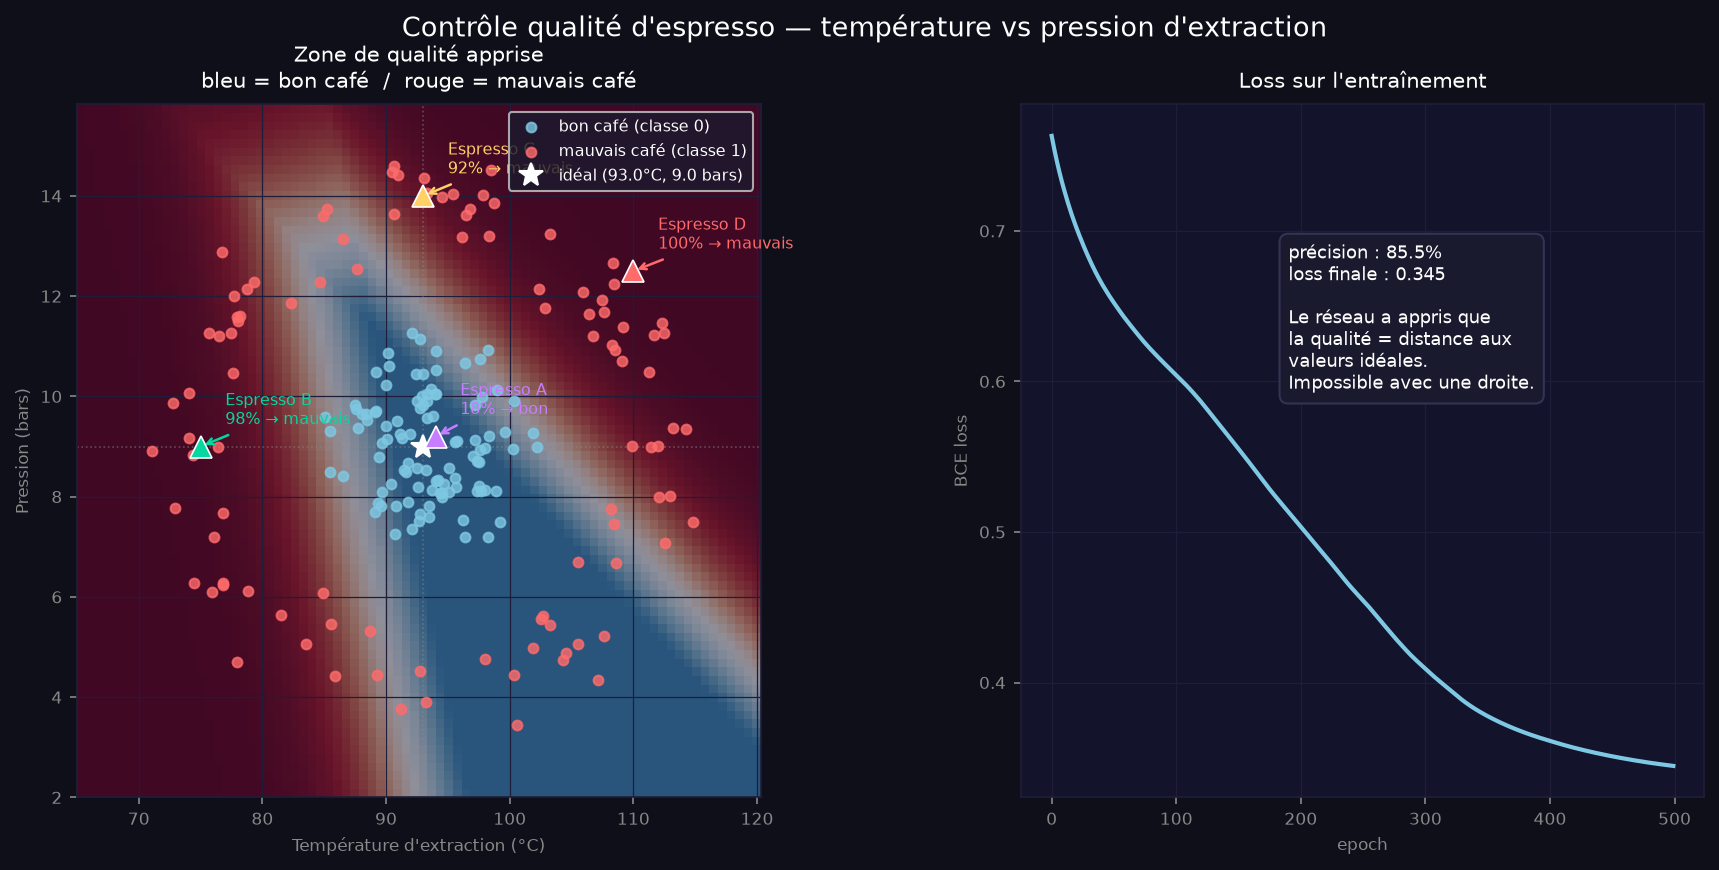

Generate this figure with Python:
"""
Cas concret : contrôle qualité d'espresso.
Un café est bon si sa température et sa pression sont proches des valeurs idéales.
Il est mauvais si l'une des deux est trop extrême dans n'importe quelle direction.

Run:  python example.py
Output: example.png
"""
import math
import random
import os
import sys
import matplotlib.pyplot as plt
import matplotlib.gridspec as gridspec

sys.path.insert(0, os.path.join(os.path.dirname(__file__), ".."))
from main import train, forward

BG, AX_BG, GRID = "#0f0f1a", "#13132b", "#1e1e3a"

def _style(ax, title):
    ax.set_facecolor(AX_BG)
    ax.set_title(title, color="white", fontsize=10, pad=8)
    ax.tick_params(colors="#888888", labelsize=8)
    for spine in ax.spines.values():
        spine.set_edgecolor(GRID)
    ax.grid(color=GRID, linewidth=0.6)


# ─────────────────────────────────────────────
# MAPPING  espace normalisé  <->  unités réelles
#
# Valeurs idéales : 93°C, 9 bars
# 1 unité normalisée = 8°C  /  2 bars
# ─────────────────────────────────────────────
TEMP_CENTER, TEMP_SCALE = 93.0, 8.0   # °C
PRES_CENTER, PRES_SCALE =  9.0, 2.0   # bars

def to_norm(temp, pres):
    return [(temp - TEMP_CENTER) / TEMP_SCALE,
            (pres - PRES_CENTER) / PRES_SCALE]

def to_real(x_norm):
    return [TEMP_CENTER + x_norm[0] * TEMP_SCALE,
            PRES_CENTER + x_norm[1] * PRES_SCALE]


# ─────────────────────────────────────────────
# DONNÉES
# Bon café   (classe 0) : r faible  — proche des valeurs idéales
# Mauvais    (classe 1) : r grand   — trop loin des valeurs idéales
# ─────────────────────────────────────────────
random.seed(42)

def make_coffee_data(n=200, noise=0.12):
    xs, ys = [], []
    for _ in range(n // 2):
        angle = random.uniform(0, 2 * math.pi)
        r = random.uniform(0.3, 1.0) + random.gauss(0, noise)
        xs.append([r * math.cos(angle), r * math.sin(angle)])
        ys.append(0)
        angle = random.uniform(0, 2 * math.pi)
        r = random.uniform(2.0, 2.8) + random.gauss(0, noise)
        xs.append([r * math.cos(angle), r * math.sin(angle)])
        ys.append(1)
    return xs, ys

xs_norm, ys_data = make_coffee_data(200)


# ─────────────────────────────────────────────
# ENTRAÎNEMENT
# ─────────────────────────────────────────────
history = train(xs_norm, ys_data, lr=0.1, epochs=500)
W1_f, b1_f, W2_f, b2_f = history[-1][0], history[-1][1], history[-1][2], history[-1][3]
losses = [h[4] for h in history]


# ─────────────────────────────────────────────
# FRONTIÈRE DE DÉCISION
# ─────────────────────────────────────────────
def _boundary(W1, b1, W2, b2, res=80):
    lim  = 3.5
    grid = [lim * (2 * k / res - 1) for k in range(res)]
    ZZ   = [[forward([xv, yv], W1, b1, W2, b2)[1] for xv in grid] for yv in grid]
    return ([TEMP_CENTER + v * TEMP_SCALE for v in grid],
            [PRES_CENTER + v * PRES_SCALE for v in grid],
            ZZ)

temp_grid, pres_grid, ZZ = _boundary(W1_f, b1_f, W2_f, b2_f)

temps_0 = [to_real(p)[0] for p, y in zip(xs_norm, ys_data) if y == 0]
pres_0  = [to_real(p)[1] for p, y in zip(xs_norm, ys_data) if y == 0]
temps_1 = [to_real(p)[0] for p, y in zip(xs_norm, ys_data) if y == 1]
pres_1  = [to_real(p)[1] for p, y in zip(xs_norm, ys_data) if y == 1]


# ─────────────────────────────────────────────
# NOUVEAUX EXPRESSOS À CLASSIFIER
# temp (°C), pression (bars)
# ─────────────────────────────────────────────
new_coffees = [
    (94,  9.2,  "#c77dff", "Espresso A"),   # proche idéal    → bon
    (75,  9.0,  "#06d6a0", "Espresso B"),   # trop froid       → mauvais
    (93, 14.0,  "#ffd166", "Espresso C"),   # trop haute pression → mauvais
    (110, 12.5, "#ff6b6b", "Espresso D"),   # trop chaud + surpression → mauvais
]


# ─────────────────────────────────────────────
# PRÉCISION GLOBALE
# ─────────────────────────────────────────────
correct = sum(
    1 for x, y in zip(xs_norm, ys_data)
    if (forward(x, W1_f, b1_f, W2_f, b2_f)[1] > 0.5) == bool(y)
)
accuracy = correct / len(ys_data)


# ─────────────────────────────────────────────
# FIGURE
# ─────────────────────────────────────────────
fig = plt.figure(figsize=(14, 6))
fig.patch.set_facecolor(BG)
fig.suptitle("Contrôle qualité d'espresso — température vs pression d'extraction",
             color="white", fontsize=13)

gs = gridspec.GridSpec(1, 2, figure=fig, wspace=0.38)


# ── Gauche : frontière de décision ───────────────────────────────────────────
ax1 = fig.add_subplot(gs[0])
_style(ax1, "Zone de qualité apprise\nbleu = bon café  /  rouge = mauvais café")

ax1.imshow(ZZ, origin="lower", aspect="auto",
           extent=[temp_grid[0], temp_grid[-1], pres_grid[0], pres_grid[-1]],
           cmap="RdBu_r", vmin=0, vmax=1, alpha=0.55)

ax1.scatter(temps_0, pres_0, color="#7ec8e3", s=22, alpha=0.8, zorder=3,
            label="bon café (classe 0)")
ax1.scatter(temps_1, pres_1, color="#ff6b6b", s=22, alpha=0.8, zorder=3,
            label="mauvais café (classe 1)")

ax1.axvline(TEMP_CENTER, color="#888888", lw=0.8, linestyle=":", alpha=0.5)
ax1.axhline(PRES_CENTER, color="#888888", lw=0.8, linestyle=":", alpha=0.5)
ax1.plot(TEMP_CENTER, PRES_CENTER, "*", color="white", markersize=12, zorder=5,
         label=f"idéal ({TEMP_CENTER}°C, {PRES_CENTER} bars)")

for temp, pres, col, lbl in new_coffees:
    x_norm    = to_norm(temp, pres)
    _, y_hat  = forward(x_norm, W1_f, b1_f, W2_f, b2_f)
    qualite   = "mauvais" if y_hat > 0.5 else "bon"
    ax1.plot(temp, pres, "^", color=col, markersize=11, zorder=6,
             markeredgecolor="white", markeredgewidth=0.8)
    ax1.annotate(f"{lbl}\n{y_hat:.0%} → {qualite}",
                 xy=(temp, pres), xytext=(temp + 2, pres + 0.45),
                 color=col, fontsize=7.5,
                 arrowprops=dict(arrowstyle="->", color=col, lw=1.2))

ax1.set_xlabel("Température d'extraction (°C)", color="#888888", fontsize=8)
ax1.set_ylabel("Pression (bars)", color="#888888", fontsize=8)
ax1.legend(facecolor="#1a1a2e", labelcolor="white", fontsize=7.5, loc="upper right")


# ── Droite : courbe de loss ───────────────────────────────────────────────────
ax2 = fig.add_subplot(gs[1])
_style(ax2, "Loss sur l'entraînement")

ax2.plot(range(len(losses)), losses, color="#7ec8e3", lw=2)
ax2.set_xlabel("epoch", color="#888888", fontsize=8)
ax2.set_ylabel("BCE loss", color="#888888", fontsize=8)

ax2.text(len(losses) * 0.38, losses[0] * 0.78,
         f"précision : {accuracy:.1%}\nloss finale : {losses[-1]:.3f}\n\n"
         f"Le réseau a appris que\nla qualité = distance aux\nvaleurs idéales.\n"
         f"Impossible avec une droite.",
         color="white", fontsize=8.5,
         bbox=dict(boxstyle="round,pad=0.5", facecolor="#1a1a2e", edgecolor="#333355"))


# ─────────────────────────────────────────────
# EXPORT
# ─────────────────────────────────────────────
out = os.path.join(os.path.dirname(__file__), "example.png")
fig.savefig(out, dpi=150, bbox_inches="tight", facecolor=BG)
print(f"Saved -> {out}")
print(f"Précision : {accuracy:.1%}")
for temp, pres, col, lbl in new_coffees:
    x_norm = to_norm(temp, pres)
    _, y_hat = forward(x_norm, W1_f, b1_f, W2_f, b2_f)
    print(f"  {lbl} ({temp}°C, {pres} bars)  →  {y_hat:.1%}  ({'mauvais' if y_hat > 0.5 else 'bon'})")
